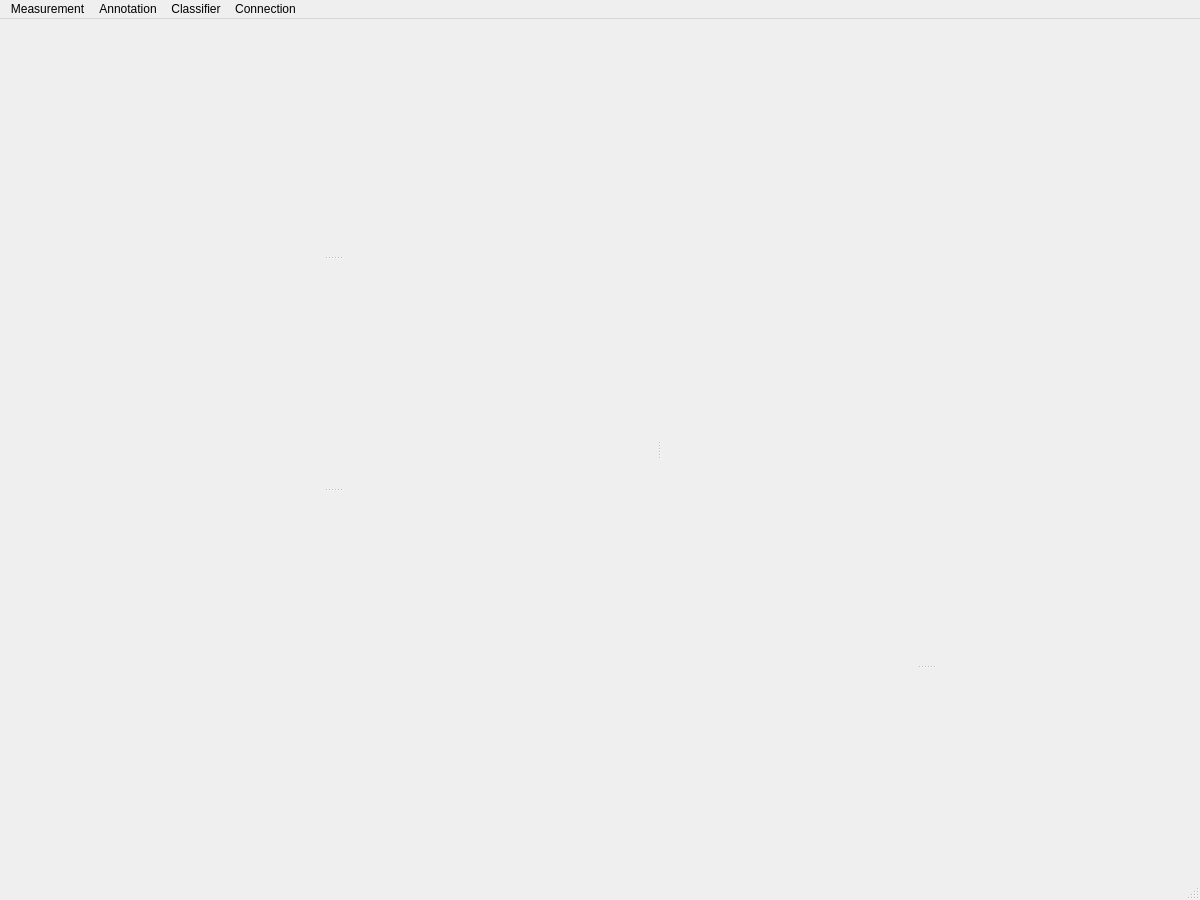
<?xml version="1.0" encoding="UTF-8"?>
<ui version="4.0">
 <class>MainWindow</class>
 <widget class="QMainWindow" name="MainWindow">
  <property name="geometry">
   <rect>
    <x>0</x>
    <y>0</y>
    <width>1200</width>
    <height>900</height>
   </rect>
  </property>
  <property name="minimumSize">
   <size>
    <width>800</width>
    <height>600</height>
   </size>
  </property>
  <property name="windowTitle">
   <string>MainWindow</string>
  </property>
  <widget class="QWidget" name="centralwidget">
   <layout class="QGridLayout" name="gridLayout">
    <item row="0" column="0">
     <widget class="QSplitter" name="mSplitter">
      <property name="midLineWidth">
       <number>1</number>
      </property>
      <property name="orientation">
       <enum>Qt::Horizontal</enum>
      </property>
      <widget class="QSplitter" name="lSplitter">
       <property name="orientation">
        <enum>Qt::Vertical</enum>
       </property>
       <widget class="QFrame" name="classification_frame">
        <property name="minimumSize">
         <size>
          <width>500</width>
          <height>350</height>
         </size>
        </property>
        <property name="font">
         <font>
          <pointsize>8</pointsize>
         </font>
        </property>
        <layout class="QGridLayout" name="gridLayout_4">
         <item row="0" column="0">
          <widget class="QSplitter" name="splitter">
           <property name="orientation">
            <enum>Qt::Vertical</enum>
           </property>
           <widget class="ClassifierWidget" name="classificationWidget" native="true">
            <property name="minimumSize">
             <size>
              <width>0</width>
              <height>0</height>
             </size>
            </property>
           </widget>
           <widget class="lineGraph" name="absLGraph" native="true"/>
          </widget>
         </item>
        </layout>
       </widget>
       <widget class="QFrame" name="lFrame">
        <property name="sizePolicy">
         <sizepolicy hsizetype="Expanding" vsizetype="Expanding">
          <horstretch>0</horstretch>
          <verstretch>0</verstretch>
         </sizepolicy>
        </property>
        <property name="minimumSize">
         <size>
          <width>500</width>
          <height>200</height>
         </size>
        </property>
        <property name="autoFillBackground">
         <bool>false</bool>
        </property>
        <layout class="QGridLayout" name="gridLayout_2">
         <item row="0" column="0">
          <widget class="lineGraph" name="lGraph" native="true">
           <property name="minimumSize">
            <size>
             <width>0</width>
             <height>0</height>
            </size>
           </property>
          </widget>
         </item>
        </layout>
       </widget>
      </widget>
      <widget class="QSplitter" name="rSplitter">
       <property name="orientation">
        <enum>Qt::Vertical</enum>
       </property>
       <widget class="InfoWidget" name="data_info_widget" native="true">
        <property name="sizePolicy">
         <sizepolicy hsizetype="Preferred" vsizetype="Preferred">
          <horstretch>150</horstretch>
          <verstretch>200</verstretch>
         </sizepolicy>
        </property>
        <property name="minimumSize">
         <size>
          <width>0</width>
          <height>350</height>
         </size>
        </property>
       </widget>
       <widget class="QFrame" name="bFrame">
        <property name="sizePolicy">
         <sizepolicy hsizetype="Expanding" vsizetype="Expanding">
          <horstretch>0</horstretch>
          <verstretch>0</verstretch>
         </sizepolicy>
        </property>
        <property name="minimumSize">
         <size>
          <width>0</width>
          <height>200</height>
         </size>
        </property>
        <layout class="QGridLayout" name="gridLayout_3">
         <item row="0" column="0">
          <widget class="BarGraphWidget" name="bGraph" native="true">
           <property name="minimumSize">
            <size>
             <width>0</width>
             <height>0</height>
            </size>
           </property>
          </widget>
         </item>
        </layout>
       </widget>
      </widget>
     </widget>
    </item>
   </layout>
  </widget>
  <widget class="QMenuBar" name="menubar">
   <property name="geometry">
    <rect>
     <x>0</x>
     <y>0</y>
     <width>1200</width>
     <height>22</height>
    </rect>
   </property>
   <widget class="QMenu" name="menuFile">
    <property name="title">
     <string>Measurement</string>
    </property>
    <widget class="QMenu" name="menuSave">
     <property name="title">
      <string>Save...</string>
     </property>
     <addaction name="actionSave_Data"/>
     <addaction name="actionsave_selection"/>
    </widget>
    <addaction name="menuSave"/>
    <addaction name="actionLoad"/>
    <addaction name="actionStart"/>
    <addaction name="actionStop"/>
    <addaction name="actionReset"/>
    <addaction name="actionSettings"/>
   </widget>
   <widget class="QMenu" name="menuAnnotation">
    <property name="title">
     <string>Annotation</string>
    </property>
    <addaction name="actionSaveAnnotation"/>
    <addaction name="actionOpenAnnotation"/>
    <addaction name="actionFunctionalitization"/>
   </widget>
   <widget class="QMenu" name="menuClassifier">
    <property name="title">
     <string>Classifier</string>
    </property>
    <addaction name="actionLoadClassifier"/>
   </widget>
   <widget class="QMenu" name="menuConnection">
    <property name="title">
     <string>Connection</string>
    </property>
    <addaction name="actionSet_USB_Connection"/>
   </widget>
   <addaction name="menuFile"/>
   <addaction name="menuAnnotation"/>
   <addaction name="menuClassifier"/>
   <addaction name="menuConnection"/>
  </widget>
  <widget class="QStatusBar" name="statusbar"/>
  <action name="actionSave_Data">
   <property name="text">
    <string>Save  Data...</string>
   </property>
  </action>
  <action name="actionsave_selection">
   <property name="text">
    <string>Save Selection...</string>
   </property>
  </action>
  <action name="actionLoad_Measurement">
   <property name="text">
    <string>Load Measurement...</string>
   </property>
  </action>
  <action name="actionLoad">
   <property name="text">
    <string>Load...</string>
   </property>
  </action>
  <action name="actionSaveAnnotation">
   <property name="text">
    <string>Save...</string>
   </property>
  </action>
  <action name="actionOpenAnnotation">
   <property name="text">
    <string>Load...</string>
   </property>
  </action>
  <action name="actionLoadClassifier">
   <property name="text">
    <string>Load...</string>
   </property>
  </action>
  <action name="actionSet_USB_Connection">
   <property name="text">
    <string>Set USB Connection...</string>
   </property>
  </action>
  <action name="actionStart">
   <property name="text">
    <string>Start</string>
   </property>
  </action>
  <action name="actionStop">
   <property name="text">
    <string>Stop</string>
   </property>
   <property name="toolTip">
    <string>Stop connection to sensor</string>
   </property>
  </action>
  <action name="actionReset">
   <property name="text">
    <string>Reset base level</string>
   </property>
  </action>
  <action name="actionFunctionalitization">
   <property name="text">
    <string>Functionalisation...</string>
   </property>
  </action>
  <action name="actionSettings">
   <property name="text">
    <string>Settings...</string>
   </property>
  </action>
 </widget>
 <customwidgets>
  <customwidget>
   <class>lineGraph</class>
   <extends>QWidget</extends>
   <header>linegraph.h</header>
   <container>1</container>
  </customwidget>
  <customwidget>
   <class>BarGraphWidget</class>
   <extends>QWidget</extends>
   <header>bargraphwidget.h</header>
   <container>1</container>
  </customwidget>
  <customwidget>
   <class>InfoWidget</class>
   <extends>QWidget</extends>
   <header>infowidget.h</header>
   <container>1</container>
  </customwidget>
  <customwidget>
   <class>ClassifierWidget</class>
   <extends>QWidget</extends>
   <header>classifierwidget.h</header>
   <container>1</container>
  </customwidget>
 </customwidgets>
 <resources/>
 <connections/>
</ui>
